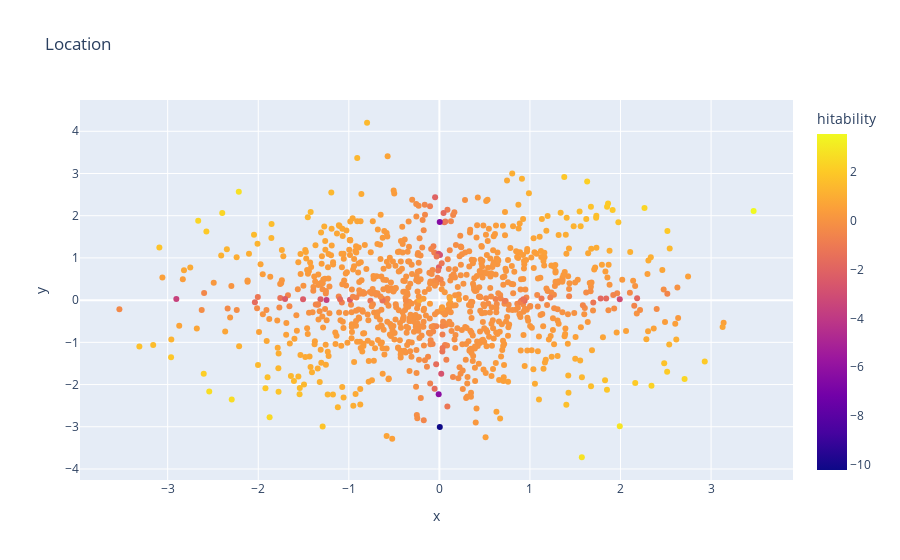

The notebook cell this image was saved under:
### Code cell
pitch_data.show_scatter("x", "y", "Location", color='hitability')

### Figure 1 — Plotly figure (JSON) as saved in the notebook; plotly's stock layout.template omitted (floating-point values rounded to 4 significant figures; data arrays with more than 128 entries replaced by an {"elided": "..."} marker saying what was removed)
{"data": [{"hovertemplate": "x=%{x}<br>y=%{y}<br>hitability=%{marker.color}<extra></extra>", "legendgroup": "", "marker": {"color": {"elided": "1000 float values"}, "coloraxis": "coloraxis", "symbol": "circle"}, "mode": "markers", "name": "", "orientation": "v", "showlegend": false, "type": "scatter", "x": {"elided": "1000 float values"}, "xaxis": "x", "y": {"elided": "1000 float values"}, "yaxis": "y"}], "layout": {"coloraxis": {"colorbar": {"title": {"text": "hitability"}}, "colorscale": [[0, "#0d0887"], [0.1111, "#46039f"], [0.2222, "#7201a8"], [0.3333, "#9c179e"], [0.4444, "#bd3786"], [0.5556, "#d8576b"], [0.6667, "#ed7953"], [0.7778, "#fb9f3a"], [0.8889, "#fdca26"], [1, "#f0f921"]]}, "legend": {"tracegroupgap": 0}, "title": {"text": "Location"}, "xaxis": {"anchor": "y", "domain": [0, 1], "title": {"text": "x"}}, "yaxis": {"anchor": "x", "domain": [0, 1], "title": {"text": "y"}}}}
